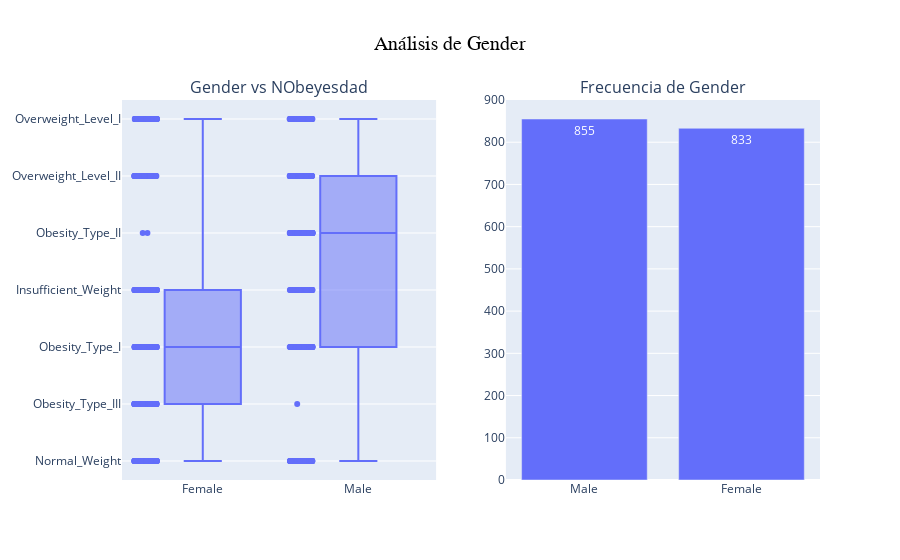
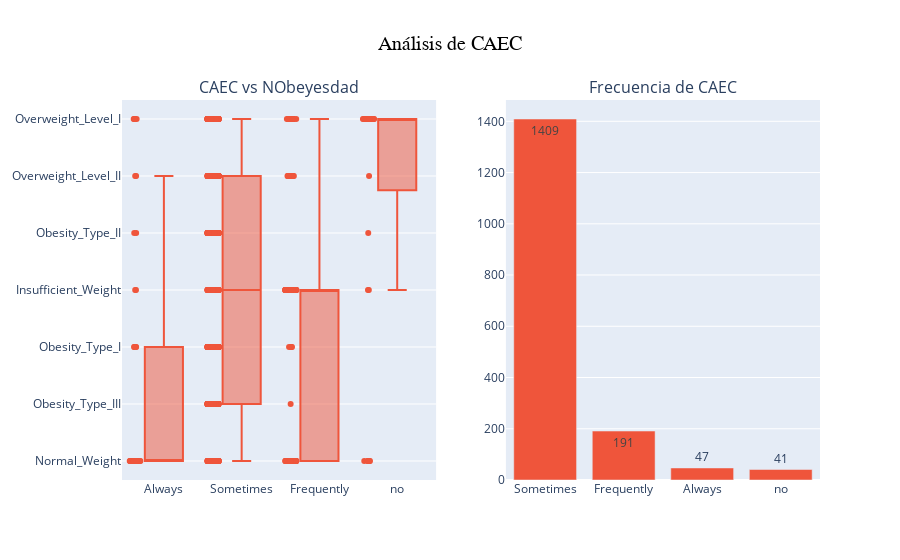
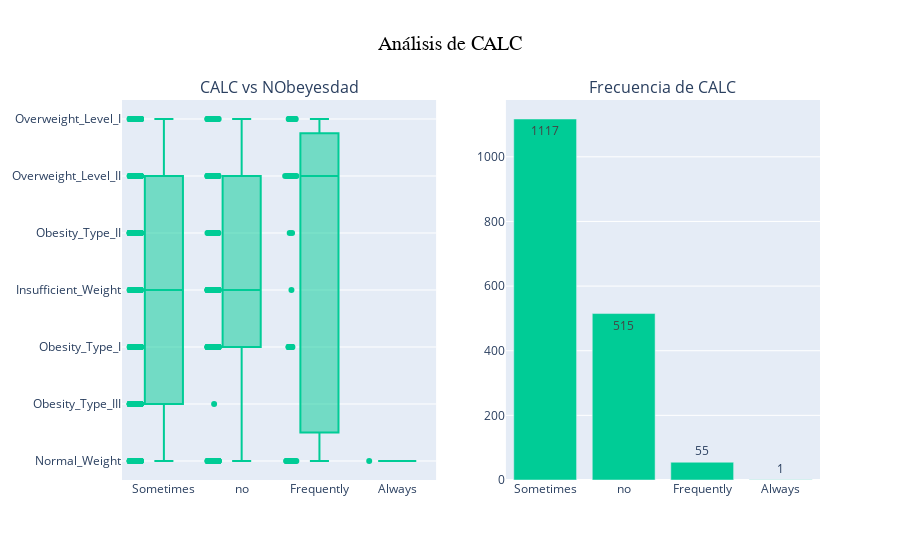
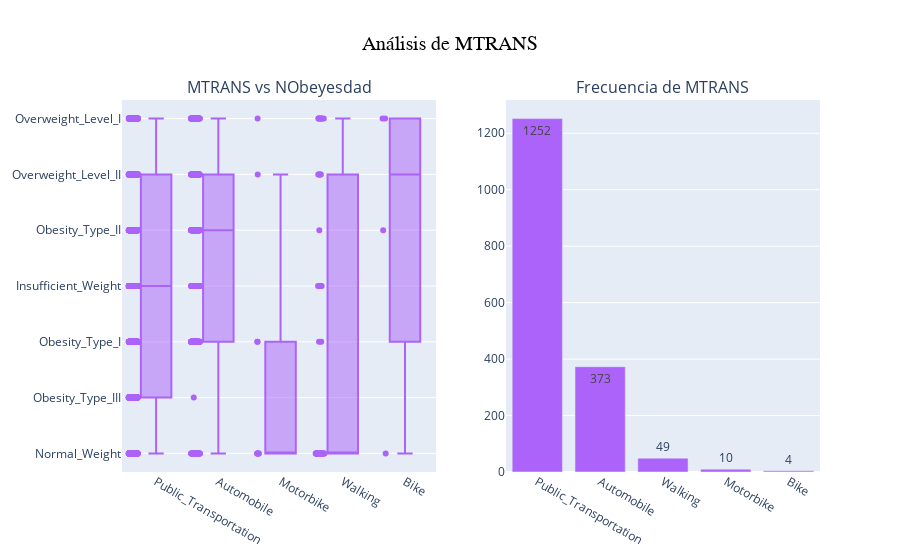

Notebook code cell kept with these figures, in order:
### Markdown cell above
Ahora se procede a analizar el comportamiento de las variables categóricas respecto al target `NObeyesdad`:

### Code cell
for i, col in enumerate(categorical_cols):
    color = colors[i]

    counts = train_df_clas[col].value_counts().reset_index()
    counts.columns = [col, "count"]

    fig = make_subplots(rows=1, cols=2, subplot_titles=(f"{col} vs NObeyesdad", f"Frecuencia de {col}"))

    fig_box = px.box(train_df_clas, x=col, y="NObeyesdad", points="all", color_discrete_sequence=[color])
    for trace in fig_box.data: fig.add_trace(trace, row=1, col=1)

    fig_count = px.bar(counts, x=col, y="count", text="count", color_discrete_sequence=[color])
    for trace in fig_count.data:
        fig.add_trace(trace, row=1, col=2)

    fig.update_layout(title_text=f"Análisis de {col}", title_font=dict(size=20, family="Arial", color="black"), title_x=0.5, showlegend=False)

    fig.show()

### Figure 1 — Plotly figure (JSON) as saved in the notebook; plotly's stock layout.template omitted (floating-point values rounded to 4 significant figures; data arrays with more than 128 entries replaced by an {"elided": "..."} marker saying what was removed)
{"data": [{"alignmentgroup": "True", "boxpoints": "all", "hovertemplate": "Gender=%{x}<br>NObeyesdad=%{y}<extra></extra>", "legendgroup": "", "marker": {"color": "#636EFA"}, "name": "", "notched": false, "offsetgroup": "", "orientation": "v", "showlegend": false, "type": "box", "x": {"elided": "1688 str values"}, "x0": " ", "xaxis": "x", "y": {"elided": "1688 str values"}, "y0": " ", "yaxis": "y"}, {"hovertemplate": "Gender=%{x}<br>count=%{text}<extra></extra>", "legendgroup": "", "marker": {"color": "#636EFA", "pattern": {"shape": ""}}, "name": "", "orientation": "v", "showlegend": false, "text": [855.0, 833.0], "textposition": "auto", "type": "bar", "x": ["Male", "Female"], "xaxis": "x2", "y": [855, 833], "yaxis": "y2"}], "layout": {"annotations": [{"font": {"size": 16}, "showarrow": false, "text": "Gender vs NObeyesdad", "x": 0.225, "xanchor": "center", "xref": "paper", "y": 1, "yanchor": "bottom", "yref": "paper"}, {"font": {"size": 16}, "showarrow": false, "text": "Frecuencia de Gender", "x": 0.775, "xanchor": "center", "xref": "paper", "y": 1, "yanchor": "bottom", "yref": "paper"}], "showlegend": false, "title": {"font": {"color": "black", "family": "Arial", "size": 20}, "text": "Análisis de Gender", "x": 0.5}, "xaxis": {"anchor": "y", "domain": [0, 0.45]}, "xaxis2": {"anchor": "y2", "domain": [0.55, 1]}, "yaxis": {"anchor": "x", "domain": [0, 1]}, "yaxis2": {"anchor": "x2", "domain": [0, 1]}}}

### Figure 2 — Plotly figure (JSON) as saved in the notebook; plotly's stock layout.template omitted (floating-point values rounded to 4 significant figures; data arrays with more than 128 entries replaced by an {"elided": "..."} marker saying what was removed)
{"data": [{"alignmentgroup": "True", "boxpoints": "all", "hovertemplate": "CAEC=%{x}<br>NObeyesdad=%{y}<extra></extra>", "legendgroup": "", "marker": {"color": "#EF553B"}, "name": "", "notched": false, "offsetgroup": "", "orientation": "v", "showlegend": false, "type": "box", "x": {"elided": "1688 str values"}, "x0": " ", "xaxis": "x", "y": {"elided": "1688 str values"}, "y0": " ", "yaxis": "y"}, {"hovertemplate": "CAEC=%{x}<br>count=%{text}<extra></extra>", "legendgroup": "", "marker": {"color": "#EF553B", "pattern": {"shape": ""}}, "name": "", "orientation": "v", "showlegend": false, "text": [1409.0, 191.0, 47.0, 41.0], "textposition": "auto", "type": "bar", "x": ["Sometimes", "Frequently", "Always", "no"], "xaxis": "x2", "y": [1409, 191, 47, 41], "yaxis": "y2"}], "layout": {"annotations": [{"font": {"size": 16}, "showarrow": false, "text": "CAEC vs NObeyesdad", "x": 0.225, "xanchor": "center", "xref": "paper", "y": 1, "yanchor": "bottom", "yref": "paper"}, {"font": {"size": 16}, "showarrow": false, "text": "Frecuencia de CAEC", "x": 0.775, "xanchor": "center", "xref": "paper", "y": 1, "yanchor": "bottom", "yref": "paper"}], "showlegend": false, "title": {"font": {"color": "black", "family": "Arial", "size": 20}, "text": "Análisis de CAEC", "x": 0.5}, "xaxis": {"anchor": "y", "domain": [0, 0.45]}, "xaxis2": {"anchor": "y2", "domain": [0.55, 1]}, "yaxis": {"anchor": "x", "domain": [0, 1]}, "yaxis2": {"anchor": "x2", "domain": [0, 1]}}}

### Figure 3 — Plotly figure (JSON) as saved in the notebook; plotly's stock layout.template omitted (floating-point values rounded to 4 significant figures; data arrays with more than 128 entries replaced by an {"elided": "..."} marker saying what was removed)
{"data": [{"alignmentgroup": "True", "boxpoints": "all", "hovertemplate": "CALC=%{x}<br>NObeyesdad=%{y}<extra></extra>", "legendgroup": "", "marker": {"color": "#00CC96"}, "name": "", "notched": false, "offsetgroup": "", "orientation": "v", "showlegend": false, "type": "box", "x": {"elided": "1688 str values"}, "x0": " ", "xaxis": "x", "y": {"elided": "1688 str values"}, "y0": " ", "yaxis": "y"}, {"hovertemplate": "CALC=%{x}<br>count=%{text}<extra></extra>", "legendgroup": "", "marker": {"color": "#00CC96", "pattern": {"shape": ""}}, "name": "", "orientation": "v", "showlegend": false, "text": [1117.0, 515.0, 55.0, 1.0], "textposition": "auto", "type": "bar", "x": ["Sometimes", "no", "Frequently", "Always"], "xaxis": "x2", "y": [1117, 515, 55, 1], "yaxis": "y2"}], "layout": {"annotations": [{"font": {"size": 16}, "showarrow": false, "text": "CALC vs NObeyesdad", "x": 0.225, "xanchor": "center", "xref": "paper", "y": 1, "yanchor": "bottom", "yref": "paper"}, {"font": {"size": 16}, "showarrow": false, "text": "Frecuencia de CALC", "x": 0.775, "xanchor": "center", "xref": "paper", "y": 1, "yanchor": "bottom", "yref": "paper"}], "showlegend": false, "title": {"font": {"color": "black", "family": "Arial", "size": 20}, "text": "Análisis de CALC", "x": 0.5}, "xaxis": {"anchor": "y", "domain": [0, 0.45]}, "xaxis2": {"anchor": "y2", "domain": [0.55, 1]}, "yaxis": {"anchor": "x", "domain": [0, 1]}, "yaxis2": {"anchor": "x2", "domain": [0, 1]}}}

### Figure 4 — Plotly figure (JSON) as saved in the notebook; plotly's stock layout.template omitted (floating-point values rounded to 4 significant figures; data arrays with more than 128 entries replaced by an {"elided": "..."} marker saying what was removed)
{"data": [{"alignmentgroup": "True", "boxpoints": "all", "hovertemplate": "MTRANS=%{x}<br>NObeyesdad=%{y}<extra></extra>", "legendgroup": "", "marker": {"color": "#AB63FA"}, "name": "", "notched": false, "offsetgroup": "", "orientation": "v", "showlegend": false, "type": "box", "x": {"elided": "1688 str values"}, "x0": " ", "xaxis": "x", "y": {"elided": "1688 str values"}, "y0": " ", "yaxis": "y"}, {"hovertemplate": "MTRANS=%{x}<br>count=%{text}<extra></extra>", "legendgroup": "", "marker": {"color": "#AB63FA", "pattern": {"shape": ""}}, "name": "", "orientation": "v", "showlegend": false, "text": [1252.0, 373.0, 49.0, 10.0, 4.0], "textposition": "auto", "type": "bar", "x": ["Public_Transportation", "Automobile", "Walking", "Motorbike", "Bike"], "xaxis": "x2", "y": [1252, 373, 49, 10, 4], "yaxis": "y2"}], "layout": {"annotations": [{"font": {"size": 16}, "showarrow": false, "text": "MTRANS vs NObeyesdad", "x": 0.225, "xanchor": "center", "xref": "paper", "y": 1, "yanchor": "bottom", "yref": "paper"}, {"font": {"size": 16}, "showarrow": false, "text": "Frecuencia de MTRANS", "x": 0.775, "xanchor": "center", "xref": "paper", "y": 1, "yanchor": "bottom", "yref": "paper"}], "showlegend": false, "title": {"font": {"color": "black", "family": "Arial", "size": 20}, "text": "Análisis de MTRANS", "x": 0.5}, "xaxis": {"anchor": "y", "domain": [0, 0.45]}, "xaxis2": {"anchor": "y2", "domain": [0.55, 1]}, "yaxis": {"anchor": "x", "domain": [0, 1]}, "yaxis2": {"anchor": "x2", "domain": [0, 1]}}}
